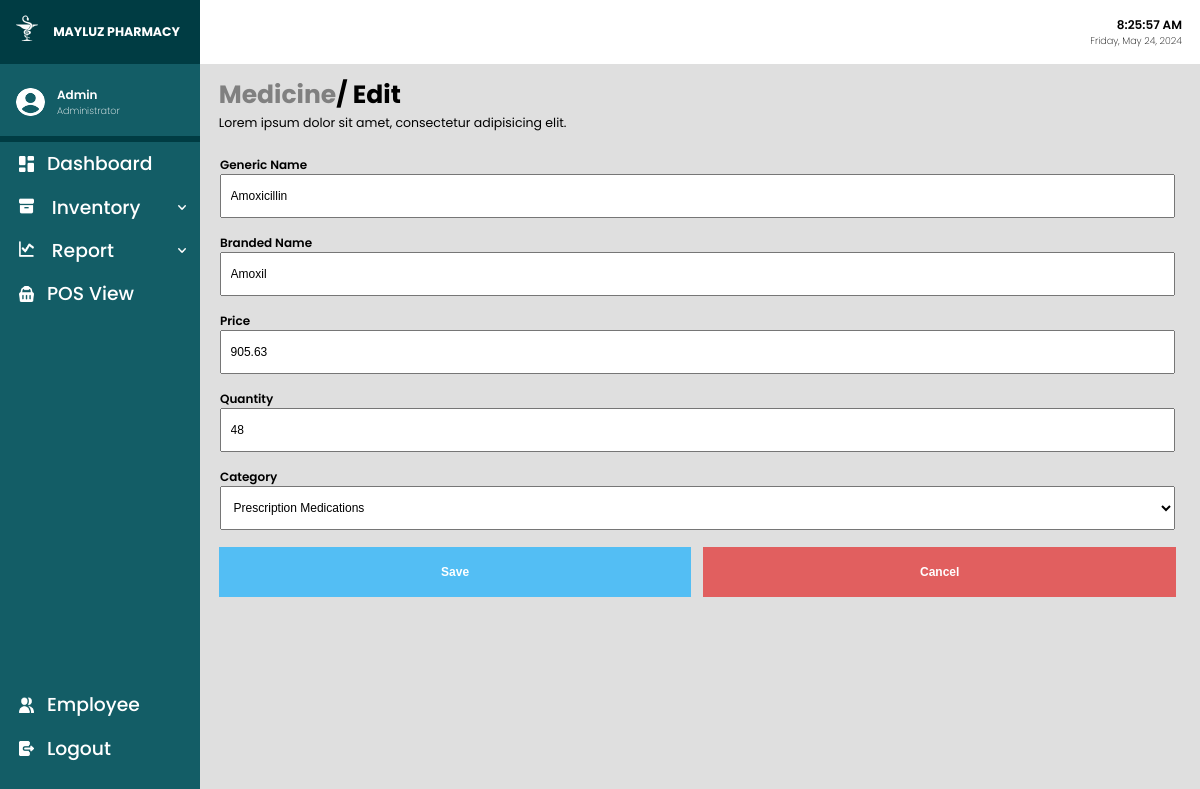
Screenshot of /editMedicine.php?medicineID=8 (signed in) with the database file from the repository.
### tables this page shows
CREATE TABLE `medicine` (
  `medicineID` int(10) NOT NULL,
  `genericName` varchar(100) NOT NULL,
  `brandedName` varchar(100) NOT NULL,
  `price` double(100,2) NOT NULL,
  `stock` int(11) NOT NULL,
  `dateAdded` date NOT NULL DEFAULT current_timestamp(),
  `categoryID` int(10) DEFAULT NULL
);

CREATE TABLE `category` (
  `categoryID` int(10) NOT NULL,
  `categoryName` varchar(50) NOT NULL
);

### editMedicine.php (the view, shortened to what this page needs)
<?php include('connect.php');
?>
<!DOCTYPE html>
<html lang="en">
<head>
    <link rel="stylesheet" href="css/main.css">
    <link rel="stylesheet" href="css/global.css">
    <link rel="stylesheet" href="css/edit.css">
</head>
<body onload="whenActive()">
    <div class="container">
        <?php include('sidebar.php') ?>
        <div class="main">
            <div class="header">
                <div class="timendate">
                    <p class="datime">00:00:00 AM</p>
                    <p class="dadate">Monday, June 12, 2003</p>
                </div>
            </div>
            <div class="content medicine">
                <div class="directory">
                    <div class="directoryinfo">
                        <h1 style="color:gray"> Medicine <p>/ Edit</p>
                        </h1>
                        <p> Lorem ipsum dolor sit amet, consectetur adipisicing elit. </p>
                    </div>
                </div>
                <div class="subcontent">
                    <?php
                    if ($_GET['medicineID']) {
                        $mID = $_GET['medicineID'];
                        $sql = "SELECT * FROM medicine WHERE medicineID = '$mID'";
                        $result = mysqli_query($conn, $sql);
                        $rowMed = mysqli_fetch_array($result);
                    }
                    ?>
                    <form action="editMedicine.php" method="POST" autocomplete="off">
                        <div class="editForm">
                            <label> Generic Name </label>
                            <input name="genericName" type="text" placeholder="Enter Generic Name" value='<?php echo $rowMed['genericName'] ?>' autofocus> </input>
                            <label> Branded Name </label>
                            <input name="brandName" type="text" placeholder="Enter Brand Name" value='<?php echo $rowMed['brandedName'] ?>'> </input>
                            <label> Price </label>
                            <input name="medicinePrice" type="number" step="0.01" placeholder="Enter Price" min="1" value='<?php echo $rowMed['price'] ?>'> </input>
                            <label> Quantity </label>
                            <input name="medicineQuantity" type="number" placeholder="Enter Quantity" min="0" value='<?php echo $rowMed['stock'] ?>'> </input>
                            <label> Category </label> <?php $categoryID = $rowMed['categoryID'] ?>
                            <select name="medicineCategory" placeholder="Category">
                                <?php
                                $fetchCategoryValue = "SELECT * FROM category WHERE categoryID = '$categoryID'";
                                $exec = mysqli_query($conn, $fetchCategoryValue);
                                $rowCat = mysqli_fetch_array($exec);
                                if ($rowMed['categoryID'] == $rowCat['categoryID']) {
                                    echo "<option value='" . $rowCat['categoryID'] . "'>" . $rowCat['categoryName'] . "</option>";
                                }
                                ?>
                            </select>
                        </div>
                        <div class="editConfirmation">
                            <input class="editBtns" type="Submit" name="editSubmitM" value="Save">
                            <input class="editBtns" type="Submit" name="editCancelM" value="Cancel">
                        </div>
                    </form>
                </div>
            </div>
        </div>
    </div>
</body>
</html>

### css/main.css (style rules this page uses)
.container { display: flex; position: relative; flex-direction: row; width: 100vw; height: 100vh; }
.main { flex-direction: column; background-color: #dfdfdf; width: 100vw; height: 100vh; display: flex; position: relative; }
.header { background-color: #fff; color: black; display: flex; justify-content: space-between; align-items: center; height: 8vh; }
.content { height: 78.06vh; }
.directory { padding-left: 1.5625vw; padding-right: 1.5625vw; padding-top: 0.9895833333333334vw; padding-bottom: 0.9375vw; font-size: 1.0416666666666667vw; display: flex; flex-direction: row; justify-content: space-between; align-items: center; }
.directory .directoryinfo { display: flex; flex-direction: column; }
.directoryinfo h1 { display: flex; flex-direction: row; }
.directoryinfo h1 p { color: #000; }
.subcontent { padding-left: 1.5625vw; padding-top: 0.9895833333333334vw; padding-right: 2vw; }

### css/global.css (style rules this page uses)
:root { --blackColor: #000; --whiteColor: #fff; --grayColor: #f1f1f1; --darkgrayColor: #d3d3d3; --backgroundColor: #efefef; --inputBGColor: #e3ebf3; --mainColor: #135d66; --secondColor: #003c43; --thirddColor: #77b0aa; --fourthColor: #e3fef7; --borderStyle: #a9a9a9 1px solid; --redColor: #ff5b5b; --blueColor: #4681f4; --darkblueColor: #3c70d8; --greenbtnColor: #33b249; --darkgreenbtnColor: #288f39; }
* { margin: 0; padding: 0; }
body { font-family: "Poppins"; font-style: normal; }
.timendate { display: flex; flex-direction: column; margin-right: 1.5vw; text-align: right; }
.datime { font-size: 1vw; font-weight: 600; }
.dadate { font-size: 0.8vw; font-weight: 200; }

### css/edit.css (style rules this page uses)
.medicine { display: none; }
.editForm { display: flex; padding: 0.1vw; flex-direction: column; }
.editForm label { font-weight: 600; font-size: 1vw; }
.editForm input, .editForm select { height: 5vh; font-size: 1vw; padding-left: 0.7208333333333334vw; margin-bottom: 2vh; }
.editForm select { height: 5.5vh; }
.editConfirmation { display: flex; flex-direction: row; }
.editConfirmation input[value="Save"] { background-color: rgb(83, 190, 244); margin-right: 1vw; }
.editConfirmation input[value="Cancel"] { background-color: rgb(225, 95, 95); }
.editBtns { border: none; width: 100%; height: 50px; font-size: 1vw; font-weight: 600; color: #fff; cursor: pointer; }

### editMedicine.php (style rules this page uses)
.medicine { display: block; }

### rows the page displays
medicine: genericName "Amoxicillin", brandName "Amoxil", medicinePrice "905.63", medicineQuantity "48", medicineCategory "Prescription Medications"

### other values shown
$_SESSION['user'] "Admin"
$_SESSION['position'] "Administrator"
